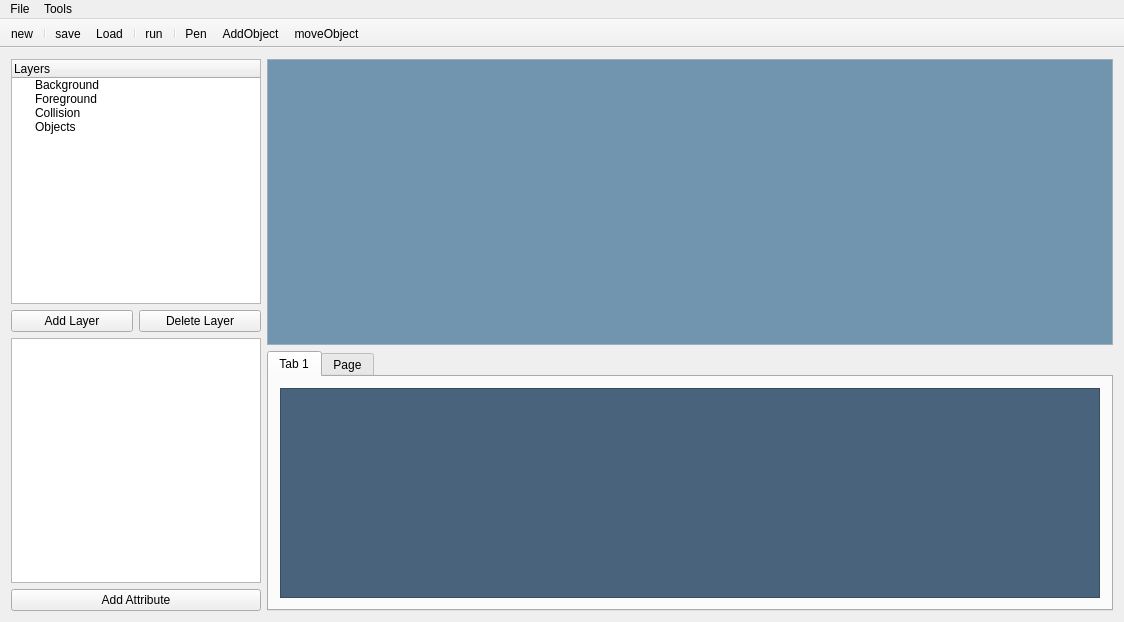
<?xml version="1.0" encoding="UTF-8"?>
<ui version="4.0">
 <class>MainWindow</class>
 <widget class="QMainWindow" name="MainWindow">
  <property name="windowModality">
   <enum>Qt::NonModal</enum>
  </property>
  <property name="geometry">
   <rect>
    <x>0</x>
    <y>0</y>
    <width>1124</width>
    <height>622</height>
   </rect>
  </property>
  <property name="windowTitle">
   <string>Level Editor</string>
  </property>
  <property name="unifiedTitleAndToolBarOnMac">
   <bool>false</bool>
  </property>
  <widget class="QWidget" name="centralWidget">
   <property name="sizePolicy">
    <sizepolicy hsizetype="Preferred" vsizetype="Ignored">
     <horstretch>0</horstretch>
     <verstretch>0</verstretch>
    </sizepolicy>
   </property>
   <property name="minimumSize">
    <size>
     <width>1057</width>
     <height>0</height>
    </size>
   </property>
   <property name="layoutDirection">
    <enum>Qt::LeftToRight</enum>
   </property>
   <layout class="QHBoxLayout" name="horizontalLayout_2">
    <property name="sizeConstraint">
     <enum>QLayout::SetDefaultConstraint</enum>
    </property>
    <item>
     <layout class="QVBoxLayout" name="verticalLayout_9">
      <property name="sizeConstraint">
       <enum>QLayout::SetDefaultConstraint</enum>
      </property>
      <item>
       <widget class="QTreeWidget" name="layers">
        <property name="maximumSize">
         <size>
          <width>250</width>
          <height>16777215</height>
         </size>
        </property>
        <property name="contextMenuPolicy">
         <enum>Qt::DefaultContextMenu</enum>
        </property>
        <property name="tabKeyNavigation">
         <bool>false</bool>
        </property>
        <property name="defaultDropAction">
         <enum>Qt::IgnoreAction</enum>
        </property>
        <property name="selectionMode">
         <enum>QAbstractItemView::SingleSelection</enum>
        </property>
        <property name="selectionBehavior">
         <enum>QAbstractItemView::SelectRows</enum>
        </property>
        <property name="uniformRowHeights">
         <bool>false</bool>
        </property>
        <property name="wordWrap">
         <bool>false</bool>
        </property>
        <property name="headerHidden">
         <bool>false</bool>
        </property>
        <column>
         <property name="text">
          <string>Layers</string>
         </property>
        </column>
        <item>
         <property name="text">
          <string>Background</string>
         </property>
        </item>
        <item>
         <property name="text">
          <string>Foreground</string>
         </property>
        </item>
        <item>
         <property name="text">
          <string>Collision</string>
         </property>
        </item>
        <item>
         <property name="text">
          <string>Objects</string>
         </property>
        </item>
       </widget>
      </item>
      <item>
       <layout class="QHBoxLayout" name="horizontalLayout_3">
        <item>
         <widget class="QPushButton" name="addLayerButton">
          <property name="text">
           <string>Add Layer</string>
          </property>
         </widget>
        </item>
        <item>
         <widget class="QPushButton" name="deleteLayerButton">
          <property name="text">
           <string>Delete Layer</string>
          </property>
         </widget>
        </item>
       </layout>
      </item>
      <item>
       <widget class="QListView" name="listView">
        <property name="maximumSize">
         <size>
          <width>250</width>
          <height>16777215</height>
         </size>
        </property>
       </widget>
      </item>
      <item>
       <widget class="QPushButton" name="addAttributeButton">
        <property name="text">
         <string>Add Attribute</string>
        </property>
       </widget>
      </item>
     </layout>
    </item>
    <item>
     <layout class="QVBoxLayout" name="verticalLayout_8">
      <item>
       <widget class="QScrollArea" name="mapEditor">
        <property name="minimumSize">
         <size>
          <width>1</width>
          <height>1</height>
         </size>
        </property>
        <property name="sizeIncrement">
         <size>
          <width>0</width>
          <height>0</height>
         </size>
        </property>
        <property name="palette">
         <palette>
          <active>
           <colorrole role="Base">
            <brush brushstyle="SolidPattern">
             <color alpha="255">
              <red>255</red>
              <green>255</green>
              <blue>255</blue>
             </color>
            </brush>
           </colorrole>
           <colorrole role="Window">
            <brush brushstyle="SolidPattern">
             <color alpha="100">
              <red>42</red>
              <green>96</green>
              <blue>138</blue>
             </color>
            </brush>
           </colorrole>
          </active>
          <inactive>
           <colorrole role="Base">
            <brush brushstyle="SolidPattern">
             <color alpha="255">
              <red>255</red>
              <green>255</green>
              <blue>255</blue>
             </color>
            </brush>
           </colorrole>
           <colorrole role="Window">
            <brush brushstyle="SolidPattern">
             <color alpha="100">
              <red>42</red>
              <green>96</green>
              <blue>138</blue>
             </color>
            </brush>
           </colorrole>
          </inactive>
          <disabled>
           <colorrole role="Base">
            <brush brushstyle="SolidPattern">
             <color alpha="100">
              <red>42</red>
              <green>96</green>
              <blue>138</blue>
             </color>
            </brush>
           </colorrole>
           <colorrole role="Window">
            <brush brushstyle="SolidPattern">
             <color alpha="100">
              <red>42</red>
              <green>96</green>
              <blue>138</blue>
             </color>
            </brush>
           </colorrole>
          </disabled>
         </palette>
        </property>
        <property name="frameShadow">
         <enum>QFrame::Sunken</enum>
        </property>
        <property name="verticalScrollBarPolicy">
         <enum>Qt::ScrollBarAsNeeded</enum>
        </property>
        <property name="horizontalScrollBarPolicy">
         <enum>Qt::ScrollBarAsNeeded</enum>
        </property>
        <property name="widgetResizable">
         <bool>true</bool>
        </property>
        <property name="alignment">
         <set>Qt::AlignLeading|Qt::AlignLeft|Qt::AlignTop</set>
        </property>
        <widget class="QWidget" name="scrollAreaWidgetContents">
         <property name="geometry">
          <rect>
           <x>0</x>
           <y>0</y>
           <width>546</width>
           <height>279</height>
          </rect>
         </property>
         <layout class="QGridLayout" name="gridLayout_2"/>
        </widget>
       </widget>
      </item>
      <item>
       <widget class="QTabWidget" name="tilesetTab">
        <property name="maximumSize">
         <size>
          <width>16777215</width>
          <height>260</height>
         </size>
        </property>
        <property name="contextMenuPolicy">
         <enum>Qt::DefaultContextMenu</enum>
        </property>
        <property name="autoFillBackground">
         <bool>false</bool>
        </property>
        <property name="styleSheet">
         <string notr="true"/>
        </property>
        <property name="tabPosition">
         <enum>QTabWidget::North</enum>
        </property>
        <property name="tabShape">
         <enum>QTabWidget::Rounded</enum>
        </property>
        <property name="currentIndex">
         <number>0</number>
        </property>
        <property name="elideMode">
         <enum>Qt::ElideNone</enum>
        </property>
        <property name="documentMode">
         <bool>false</bool>
        </property>
        <property name="tabsClosable">
         <bool>false</bool>
        </property>
        <property name="movable">
         <bool>false</bool>
        </property>
        <widget class="QWidget" name="tab">
         <attribute name="title">
          <string>Tab 1</string>
         </attribute>
         <layout class="QGridLayout" name="gridLayout">
          <item row="0" column="0">
           <widget class="QScrollArea" name="tileScrollArea">
            <property name="maximumSize">
             <size>
              <width>16777215</width>
              <height>250</height>
             </size>
            </property>
            <property name="palette">
             <palette>
              <active>
               <colorrole role="Base">
                <brush brushstyle="SolidPattern">
                 <color alpha="255">
                  <red>255</red>
                  <green>255</green>
                  <blue>255</blue>
                 </color>
                </brush>
               </colorrole>
               <colorrole role="Window">
                <brush brushstyle="SolidPattern">
                 <color alpha="255">
                  <red>74</red>
                  <green>99</green>
                  <blue>125</blue>
                 </color>
                </brush>
               </colorrole>
              </active>
              <inactive>
               <colorrole role="Base">
                <brush brushstyle="SolidPattern">
                 <color alpha="255">
                  <red>255</red>
                  <green>255</green>
                  <blue>255</blue>
                 </color>
                </brush>
               </colorrole>
               <colorrole role="Window">
                <brush brushstyle="SolidPattern">
                 <color alpha="255">
                  <red>74</red>
                  <green>99</green>
                  <blue>125</blue>
                 </color>
                </brush>
               </colorrole>
              </inactive>
              <disabled>
               <colorrole role="Base">
                <brush brushstyle="SolidPattern">
                 <color alpha="255">
                  <red>74</red>
                  <green>99</green>
                  <blue>125</blue>
                 </color>
                </brush>
               </colorrole>
               <colorrole role="Window">
                <brush brushstyle="SolidPattern">
                 <color alpha="255">
                  <red>74</red>
                  <green>99</green>
                  <blue>125</blue>
                 </color>
                </brush>
               </colorrole>
              </disabled>
             </palette>
            </property>
            <property name="widgetResizable">
             <bool>true</bool>
            </property>
            <widget class="QWidget" name="scrollAreaWidgetContents_3">
             <property name="geometry">
              <rect>
               <x>0</x>
               <y>0</y>
               <width>522</width>
               <height>214</height>
              </rect>
             </property>
            </widget>
           </widget>
          </item>
         </layout>
        </widget>
        <widget class="QWidget" name="tab_2">
         <attribute name="title">
          <string>Page</string>
         </attribute>
         <layout class="QGridLayout" name="gridLayout_3">
          <item row="0" column="0">
           <widget class="QScrollArea" name="objectScrollArea">
            <property name="palette">
             <palette>
              <active>
               <colorrole role="Base">
                <brush brushstyle="SolidPattern">
                 <color alpha="255">
                  <red>255</red>
                  <green>255</green>
                  <blue>255</blue>
                 </color>
                </brush>
               </colorrole>
               <colorrole role="Window">
                <brush brushstyle="SolidPattern">
                 <color alpha="255">
                  <red>74</red>
                  <green>99</green>
                  <blue>125</blue>
                 </color>
                </brush>
               </colorrole>
              </active>
              <inactive>
               <colorrole role="Base">
                <brush brushstyle="SolidPattern">
                 <color alpha="255">
                  <red>255</red>
                  <green>255</green>
                  <blue>255</blue>
                 </color>
                </brush>
               </colorrole>
               <colorrole role="Window">
                <brush brushstyle="SolidPattern">
                 <color alpha="255">
                  <red>74</red>
                  <green>99</green>
                  <blue>125</blue>
                 </color>
                </brush>
               </colorrole>
              </inactive>
              <disabled>
               <colorrole role="Base">
                <brush brushstyle="SolidPattern">
                 <color alpha="255">
                  <red>74</red>
                  <green>99</green>
                  <blue>125</blue>
                 </color>
                </brush>
               </colorrole>
               <colorrole role="Window">
                <brush brushstyle="SolidPattern">
                 <color alpha="255">
                  <red>74</red>
                  <green>99</green>
                  <blue>125</blue>
                 </color>
                </brush>
               </colorrole>
              </disabled>
             </palette>
            </property>
            <property name="widgetResizable">
             <bool>true</bool>
            </property>
            <widget class="QWidget" name="scrollAreaWidgetContents_2">
             <property name="geometry">
              <rect>
               <x>0</x>
               <y>0</y>
               <width>522</width>
               <height>214</height>
              </rect>
             </property>
            </widget>
           </widget>
          </item>
         </layout>
        </widget>
       </widget>
      </item>
     </layout>
    </item>
   </layout>
  </widget>
  <widget class="QToolBar" name="toolBar">
   <property name="windowTitle">
    <string>toolBar</string>
   </property>
   <property name="movable">
    <bool>false</bool>
   </property>
   <attribute name="toolBarArea">
    <enum>TopToolBarArea</enum>
   </attribute>
   <attribute name="toolBarBreak">
    <bool>false</bool>
   </attribute>
   <addaction name="actionNew"/>
   <addaction name="separator"/>
   <addaction name="actionSave"/>
   <addaction name="actionLoad"/>
   <addaction name="separator"/>
   <addaction name="actionRun"/>
   <addaction name="separator"/>
   <addaction name="actionPen"/>
   <addaction name="actionAddObject"/>
   <addaction name="actionMoveObject"/>
  </widget>
  <widget class="QMenuBar" name="menuBar">
   <property name="geometry">
    <rect>
     <x>0</x>
     <y>0</y>
     <width>1124</width>
     <height>21</height>
    </rect>
   </property>
   <widget class="QMenu" name="menuFile">
    <property name="title">
     <string>File</string>
    </property>
    <addaction name="actionExit"/>
   </widget>
   <widget class="QMenu" name="menuTools">
    <property name="title">
     <string>Tools</string>
    </property>
    <addaction name="actionLevel"/>
   </widget>
   <addaction name="menuFile"/>
   <addaction name="menuTools"/>
  </widget>
  <action name="actionRun">
   <property name="icon">
    <iconset>
     <normaloff>icons/run.png</normaloff>icons/run.png</iconset>
   </property>
   <property name="text">
    <string>run</string>
   </property>
   <property name="shortcut">
    <string>F5</string>
   </property>
   <property name="iconVisibleInMenu">
    <bool>true</bool>
   </property>
  </action>
  <action name="actionNew">
   <property name="icon">
    <iconset>
     <normaloff>../PlatformerLevelEditor-build-desktop-Qt_4_7_3_for_Desktop_-_MinGW_4_4__Qt_SDK__Debug/icons/newMap.png</normaloff>../PlatformerLevelEditor-build-desktop-Qt_4_7_3_for_Desktop_-_MinGW_4_4__Qt_SDK__Debug/icons/newMap.png</iconset>
   </property>
   <property name="text">
    <string>new</string>
   </property>
   <property name="toolTip">
    <string>New Map</string>
   </property>
  </action>
  <action name="actionSave">
   <property name="icon">
    <iconset>
     <normaloff>../PlatformerLevelEditor-build-desktop-Qt_4_7_3_for_Desktop_-_MinGW_4_4__Qt_SDK__Debug/icons/save.png</normaloff>../PlatformerLevelEditor-build-desktop-Qt_4_7_3_for_Desktop_-_MinGW_4_4__Qt_SDK__Debug/icons/save.png</iconset>
   </property>
   <property name="text">
    <string>save</string>
   </property>
   <property name="toolTip">
    <string>Save</string>
   </property>
   <property name="shortcut">
    <string>Ctrl+S</string>
   </property>
  </action>
  <action name="actionLoad">
   <property name="icon">
    <iconset>
     <normaloff>../PlatformerLevelEditor-build-desktop-Qt_4_7_3_for_Desktop_-_MinGW_4_4__Qt_SDK__Debug/icons/load.png</normaloff>../PlatformerLevelEditor-build-desktop-Qt_4_7_3_for_Desktop_-_MinGW_4_4__Qt_SDK__Debug/icons/load.png</iconset>
   </property>
   <property name="text">
    <string>Load</string>
   </property>
   <property name="toolTip">
    <string>Load</string>
   </property>
  </action>
  <action name="actionExit">
   <property name="text">
    <string>Exit</string>
   </property>
  </action>
  <action name="actionLevel">
   <property name="text">
    <string>Level</string>
   </property>
  </action>
  <action name="actionAddObject">
   <property name="text">
    <string>AddObject</string>
   </property>
  </action>
  <action name="actionMoveObject">
   <property name="text">
    <string>moveObject</string>
   </property>
  </action>
  <action name="actionPen">
   <property name="text">
    <string>Pen</string>
   </property>
  </action>
 </widget>
 <layoutdefault spacing="6" margin="11"/>
 <resources/>
 <connections/>
</ui>
